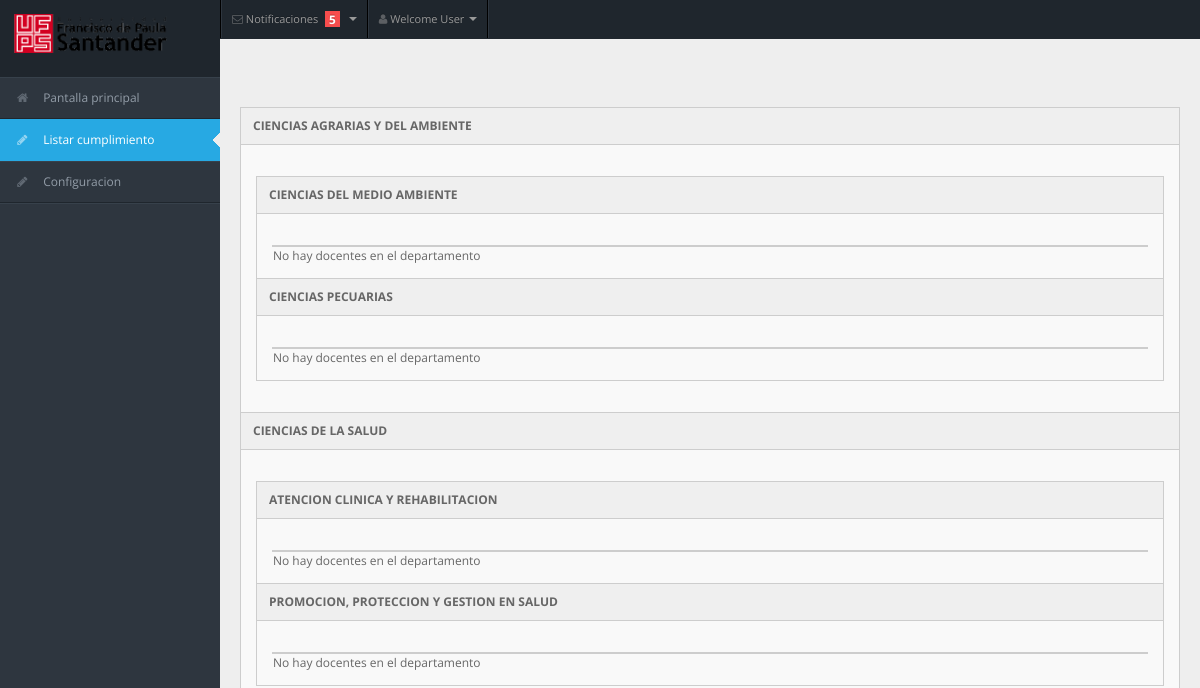
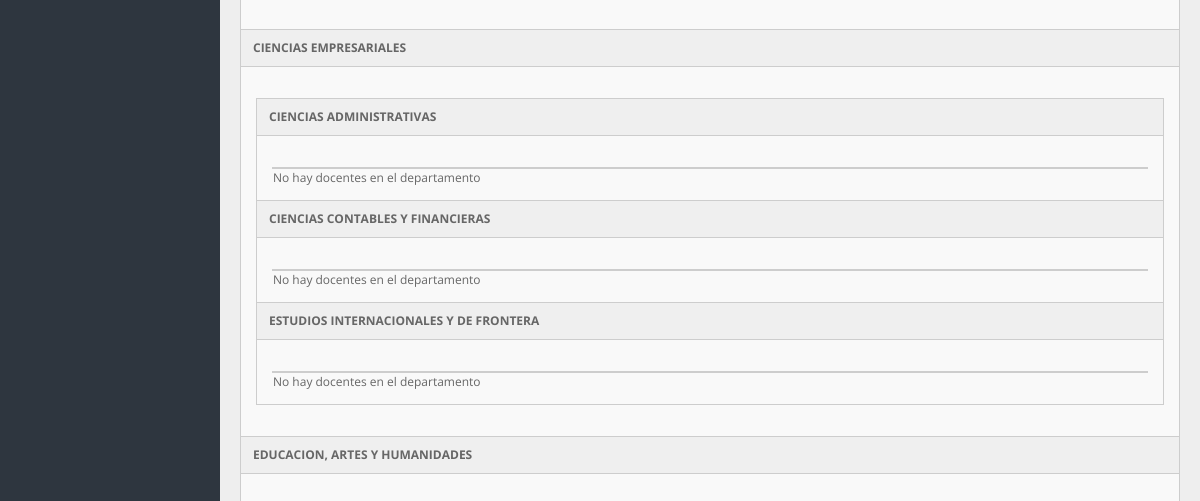
Before: /views/admin/seguimientodocente.php (upper part) with the older database file (2 pictures, top to bottom).
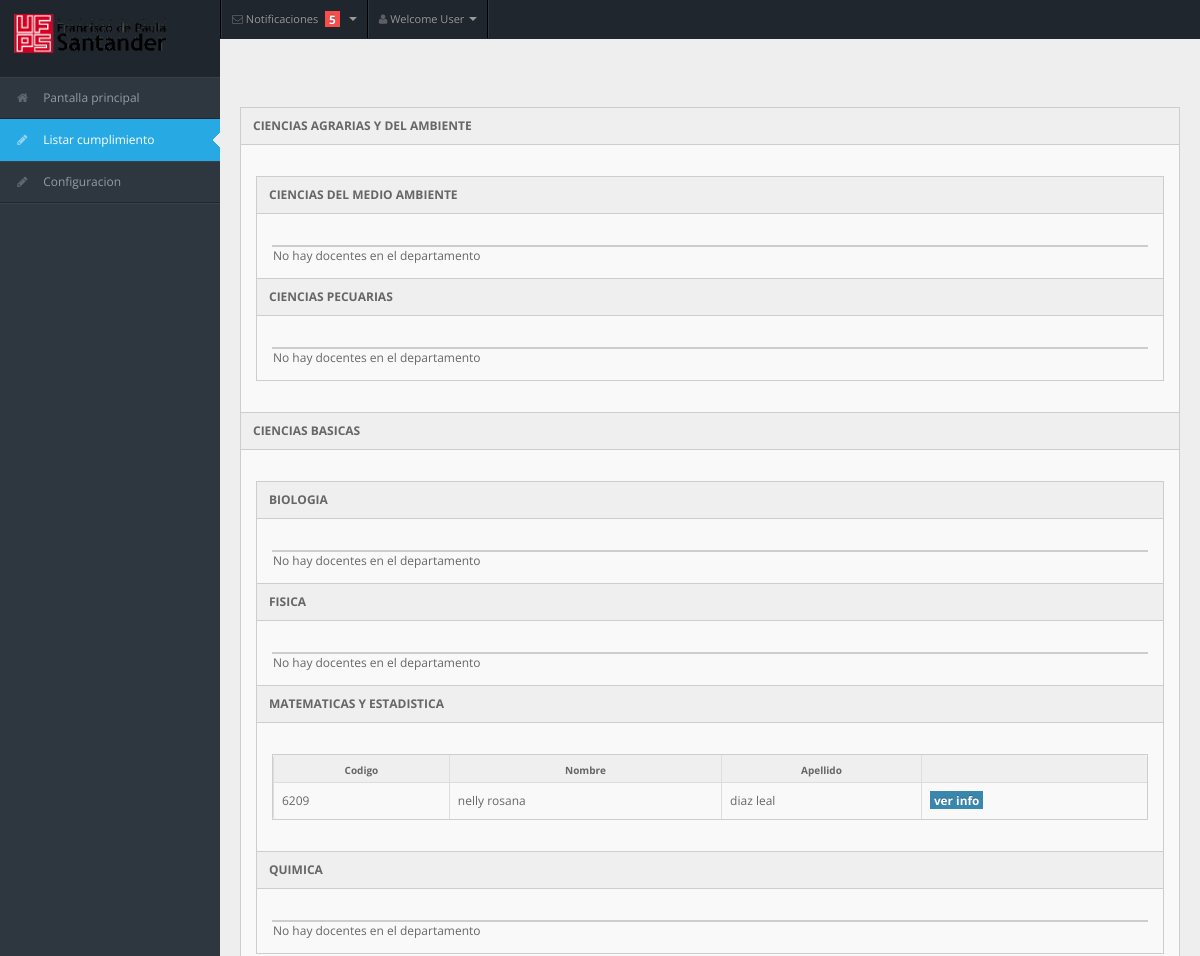
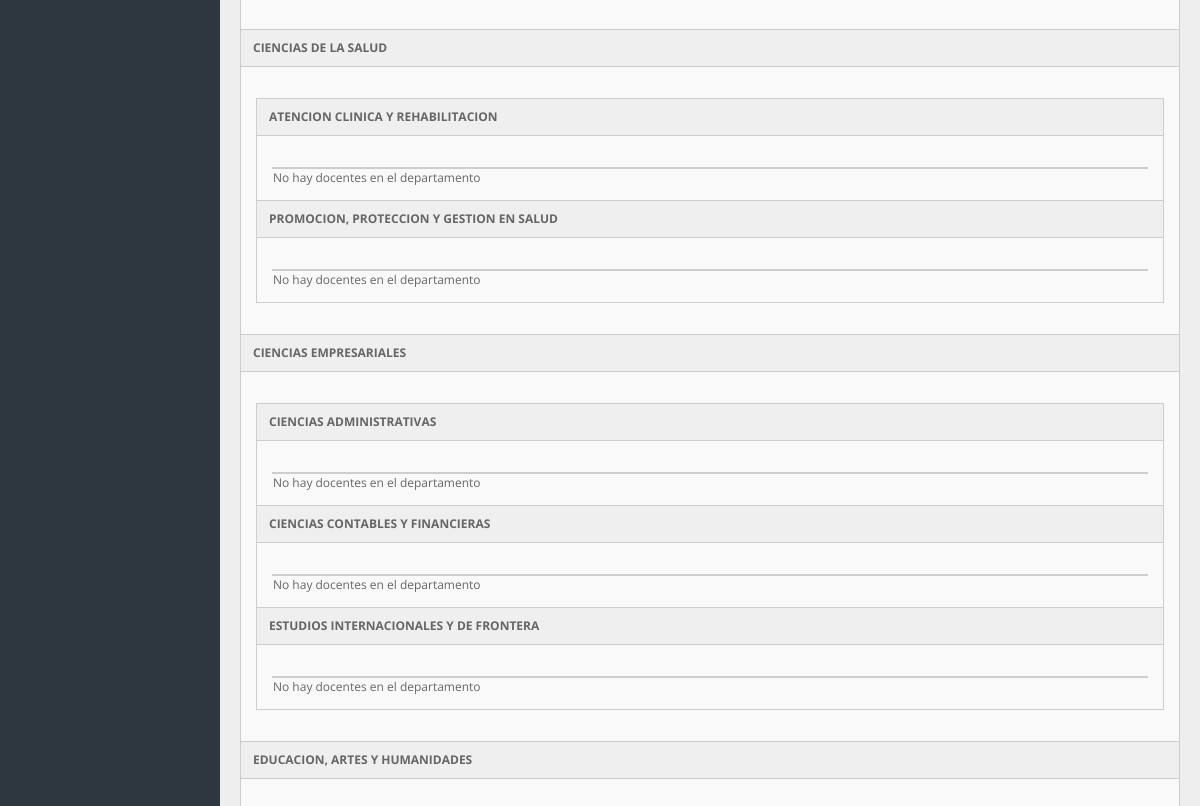
After: the same page with the newer database file (2 pictures, top to bottom).
### tables this page shows
CREATE TABLE `departamento` (
  `nombre` varchar(50) NOT NULL,
  `nombre_facultad` varchar(50) NOT NULL
);

CREATE TABLE `persona` (
  `codigo` int(11) NOT NULL,
  `nombre` varchar(50) NOT NULL,
  `apellidos` varchar(50) NOT NULL,
  `correo` varchar(50) NOT NULL,
  `contrasena` varchar(255) NOT NULL,
  `tipo` int(11) NOT NULL
);

### model/DAO/facultadDAO.php (called while the page is built, shortened)
<?php
class facultadDAO {
    public function listar() {
        $conexion = new Conexion();
        $consulta = $conexion->prepare('SELECT * FROM facultad');
        $consulta->execute();
        $tabla_datos = $consulta->fetchAll(PDO::FETCH_ASSOC);
        $astraba = array();
        foreach ($tabla_datos as $con => $valor) {
            $ces = $tabla_datos[$con]["nombre"];
            array_push($astraba, $ces);
        }
        return $astraba;
    }
}

### controllers/consultaseguimientocontroller.php (called while the page is built, shortened)
<?php
require_once '../../model/DAO/facultadDAO.php';
require_once '../../model/DAO/departamentoDAO.php';
require_once '../../model/DTO/departamentoDTO.php';
require_once '../../model/DAO/docenteDAO.php';
require_once '../../model/DAO/personaDAO.php';
require_once '../../model/DTO/personaDTO.php';
require_once '../../model/DAO/docenteDAO.php';
class consultaController {
    public function listaDocente() {
        $facdao = new facultadDAO();
        $depdao = new departamentoDAO();
        $docdao = new docenteDAO();
        $perdao = new personaDAO();
        $facultades = $facdao->listar();
        $consulta = array();
        foreach ($facultades as $facultad) {
            $departamentos = $depdao->consultarporFacultad($facultad);
            $combo = array();
            foreach ($departamentos as $departamento) {
                $docentes = $docdao->consultarDepartamento($departamento->getNombre());
                $personas = array();
                foreach ($docentes as $docente) {
                    $persona = $perdao->consultar($docente->getCodigo_persona());
                    array_push($personas, $persona);
                }
                array_push($combo, array("dep" => $departamento, "pers" => $personas));
            }
            array_push($consulta, array("fac" => $facultad, "dep" => $combo));
        }
        return $consulta;
    }
}
?>

### model/DAO/departamentoDAO.php (called while the page is built, shortened)
<?php
class departamentoDAO {
    public function consultarporFacultad($id) {
        $conexion = new Conexion();
        $consulta = $conexion->prepare('SELECT * FROM departamento WHERE nombre_facultad =:idc');
        $consulta->bindParam(':idc', $id);
        $consulta->execute();
        $tabla_datos = $consulta->fetchAll(PDO::FETCH_ASSOC);
        $astraba = array();
        foreach ($tabla_datos as $con => $valor) {
            $ces = new departamentoDTO();
            $ces->setNombre($tabla_datos[$con]["nombre"]);
            $ces->setNombre_facultad($tabla_datos[$con]["nombre_facultad"]);
            array_push($astraba, $ces);
        }
        return $astraba;
    }
}

### model/DAO/docenteDAO.php (called while the page is built, shortened)
<?php
class docenteDAO {
    public function consultarDepartamento($id) {
        $conexion = new Conexion();
        $consulta = $conexion->prepare('SELECT * FROM docente WHERE nombre_departamento= :idc');
        $consulta->bindParam(':idc', $id);
        $consulta->execute();
        $tabla_datos = $consulta->fetchAll(PDO::FETCH_ASSOC);
        $asct = array();
        foreach ($tabla_datos as $con => $valor) {
            $ces = new docenteDTO();
            $ces->setId($tabla_datos[$con]["id"]);
            $ces->setCodigo_persona($tabla_datos[$con]["codigo_persona"]);
            $ces->setNombre_departamento($tabla_datos[$con]["nombre_departamento"]);
            array_push($asct, $ces);
        }
        return $asct;
    }
}

### model/DAO/personaDAO.php (called while the page is built, shortened)
<?php
require_once '../../model/DTO/personaDTO.php';
class personaDAO {
    public function consultar($id) {
        $conexion = new Conexion();
        $consulta = $conexion->prepare('SELECT * FROM persona WHERE codigo= :idc');
        $consulta->bindParam(':idc', $id);
        $consulta->execute();
        $tabla_datos = $consulta->fetchAll(PDO::FETCH_ASSOC);
        $ces = null;
        if (count($tabla_datos) == 1) {
            foreach ($tabla_datos as $con => $valor) {
                $ces = new personaDTO();
                $ces->setCodigo($tabla_datos[$con]["codigo"]);
                $ces->setNombre($tabla_datos[$con]["nombre"]);
                $ces->setApellido($tabla_datos[$con]["apellidos"]);
                $ces->setCorreo($tabla_datos[$con]["correo"]);
                $ces->setContrasena($tabla_datos[$con]["contrasena"]);
                $ces->setTipo($tabla_datos[$con]["tipo"]);
            }
            return $ces;
        } else {
            return null;
        }
    }
}

### model/DTO/departamentoDTO.php (called while the page is built, shortened)
<?php
class departamentoDTO {
    private $nombre;
    function getNombre() {
        return $this->nombre;
    }
    function setNombre($nombre) {
        $this->nombre = $nombre;
    }
}

### model/DTO/personaDTO.php (called while the page is built, shortened)
<?php
class personaDTO {
    private $codigo;
    private $nombre;
    private $apellido;
    function getCodigo() {
        return $this->codigo;
    }
    function getNombre() {
        return $this->nombre;
    }
    function getApellido() {
        return $this->apellido;
    }
    function setCodigo($codigo) {
        $this->codigo = $codigo;
    }
    function setNombre($nombre) {
        $this->nombre = $nombre;
    }
    function setApellido($apellido) {
        $this->apellido = $apellido;
    }
}

### views/admin/seguimientodocente.php (the view, shortened to what the changed rows need)
<!DOCTYPE html>
<html lang="en">
    <?php
    require_once '../../controllers/consultaseguimientocontroller.php';
    $algo = new consultaController();
    $list = $algo->listaDocente();
    ?>
    <head>
        <link rel="stylesheet" href="../css/bootstrap.min.css" />
        <link rel="stylesheet" href="../css/bootstrap-responsive.min.css" />
        <link rel="stylesheet" href="../css/fullcalendar.css" />
        <link rel="stylesheet" href="../css/matrix-style.css" />
        <link rel="stylesheet" href="../css/matrix-media.css" />
        <link href="../font-awesome/css/font-awesome.css" rel="stylesheet" />
        <link rel="stylesheet" href="../css/jquery.gritter.css" />
    </head>
    <body>
        <?php
        include("../includes/navadmin.php");
        ?>
        <div id="content">
            <div class="container-fluid">
                <div class="row-fluid">
                    <div class="widget-box collapsible">
                        <?php
                        $cont = 1;
                        $flag = "fac";
                        foreach ($list as $facultad) {
                            $show = $flag . $cont;
                            ?>
                            <div class="widget-title">
                                <a data-toggle="collapse" href="#collapse<?php echo $show; ?>">
                                    <h5><?php echo $facultad['fac']; ?></h5>
                                </a>
                            </div>
                            <div id="collapse<?php echo $show; ?>" class="collapse in">
                                <div class="widget-content">
                                    <div class="widget-box collapsible">
                                        <?php
                                        $flad = 'dep';
                                        $cond = 1;
                                        foreach ($facultad['dep'] as $departamento) {
                                            $colld = $flad . $cond;
                                            ?>
                                            <div class="widget-title">
                                                <a data-toggle="collapse" href="#collapse<?php echo $colld; ?>">
                                                    <h5> <?php echo $departamento['dep']->getNombre(); ?> </h5>
                                                </a>
                                            </div>
                                            <div id="collapse<?php echo $colld; ?>" class="collapse in">
                                                <div class="widget-content">
                                                    <div class="widget-box">
                                                        <div class="widget-content nopadding">
                                                            <?php
                                                            if (!count($departamento['pers']) == 0) {
                                                                ?>
                                                                <table class="table table-bordered table-striped">
                                                                    <thead>
                                                                        <tr>
                                                                            <th>Codigo</th>
                                                                            <th>Nombre</th>
                                                                            <th>Apellido</th>
                                                                            <th></th>
                                                                        </tr>
                                                                    </thead>
                                                                    <tbody>
                                                                        <?php foreach ($departamento['pers'] as $persona) {
                                                                            ?>
                                                                            <tr class="odd gradeA">
                                                                                <td><?php echo $persona->getCodigo(); ?> </td>
                                                                                <td><?php echo $persona->getNombre(); ?> </td>
                                                                                <td><?php echo $persona->getApellido(); ?>  </td>
                                                                                <td>
                                                                                    <a href="materiadocente.php?cod=<?php echo $persona->getCodigo() ?>">
                                                                                        <span class="label label-info">ver info</span>
                                                                                    </a>
                                                                                </td>
                                                                            </tr>
                                                                        <?php } ?>
                                                                    </tbody>
                                                                </table>
                                                            <?php } else { ?>
                                                                <div class="span6">
                                                                    No hay docentes en el departamento
                                                                </div>
                                                            <?php } ?>
                                                        </div>
                                                    </div>
                                                </div>
                                            </div>
                                            <?php
                                            $cond++;
                                        }
                                        ?>
                                    </div>
                                </div>
                            </div>
                            <?php
                            $cont++;
                        }
                        ?>
                    </div>
                </div>
            </div>
        </div>
    </body>
</html>

Changed rows visible on the page:
now on this page (row unchanged): departamento: nombre "BIOLOGIA"
now on this page (row unchanged): departamento: nombre "FISICA"
now on this page (row unchanged): departamento: nombre "MATEMATICAS Y ESTADISTICA"
now on this page (row edited): persona: codigo "6209", nombre "nelly rosana", apellidos "diaz leal"
now on this page (row unchanged): departamento: nombre "QUIMICA"
Other visible differences:
new list line: "CIENCIAS BASICAS No hay docentes en el departamento No hay docentes en el departamento Codigo Nombre Apellido No hay docentes en el departamento"
